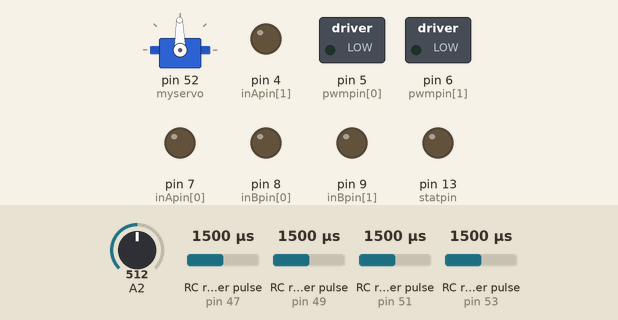
Bench run of a sketch on a simulated Arduino Mega 2560, built with avr-gcc and run on an emulated ATmega2560. Parts: servo, switched loads named in the sketch (green lamp = pin HIGH), output pins drawn as LEDs (lit = HIGH). Wiring (inferred from the names in the program): 4 × RC receiver channel: data pin 47 / data pin 49 / data pin 51 / data pin 53. Dashed ring = blinking. Inputs (shaded band) come from the test bench; at power-on: RC receiver pulse (sensors on pin 49, pin 51, pin 53, pin 47) 1500 µs, A2 = 512.

Above: at 1.2 s.
1.3 s: RC receiver pulse (sensor on pin 49) set to 1020 µs
At 2.4 s:
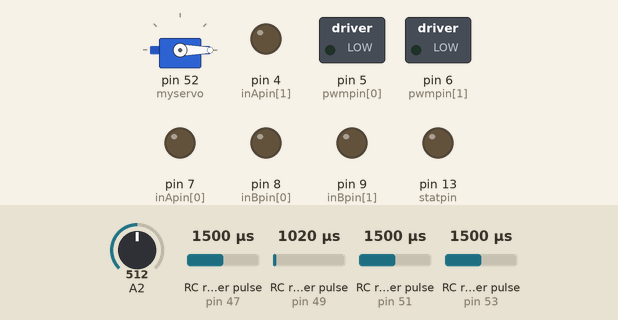
2.8 s: RC receiver pulse (sensor on pin 51) set to 1020 µs
At 3.3 s:
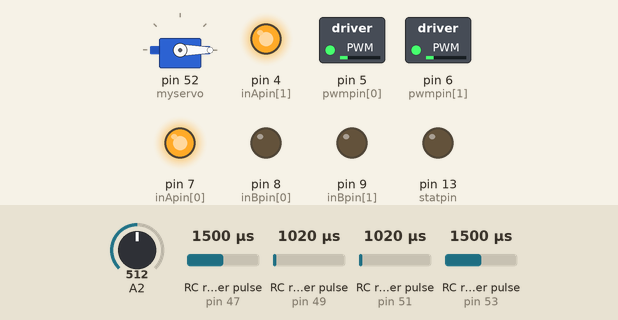
4.4 s: RC receiver pulse (sensor on pin 53) set to 1385 µs
5.9 s: RC receiver pulse (sensor on pin 53) set to 1372 µs
At 6.28 s:
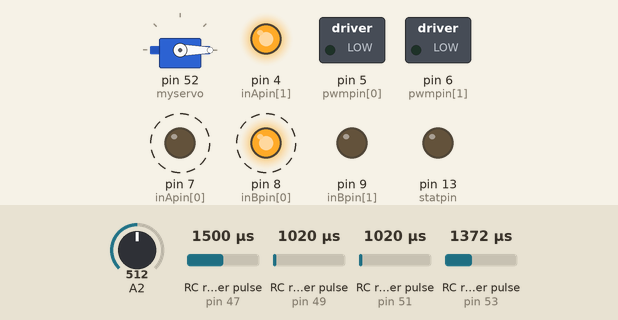
8.9 s: RC receiver pulse (sensor on pin 49) set to 1250 µs
At 9.27 s:
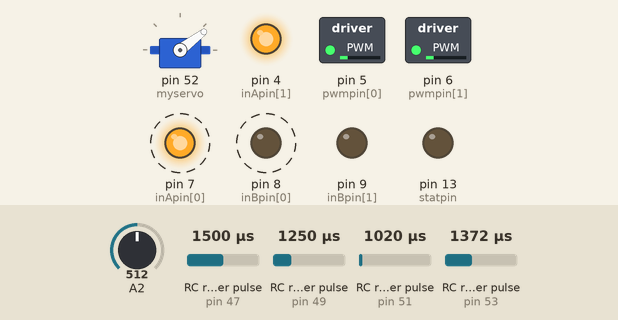
11.9 s: RC receiver pulse (sensor on pin 51) set to 1250 µs
Timing chart, 0 to 15.9 s (numbered marks = the images above; inputs shaded):
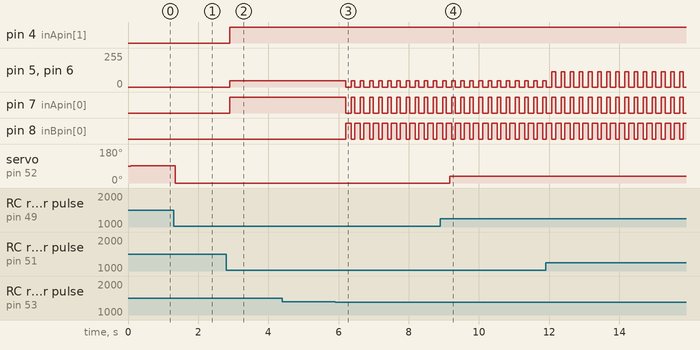

The sketch:

Mannul.ino
```cpp
#include<Servo.h>
#define BRAKEVCC 0
#define CW   1
#define CCW  2
#define BRAKEGND 3
#define CS_THRESHOLD 100

#define Min_CH4    1080
#define Center_CH4 1490
#define Max_CH4    1905

#define Min_CH3    1080
#define Max_CH3    1910

#define Min_CH2    1080
#define Center_CH2 1490
#define Max_CH2    1905

#define Min_CH1    1070
#define Center_CH1 1474
#define Max_CH1    1900

#define Error 100
Servo myservo;
int inApin[2] = {7, 4};
int inBpin[2] = {8, 9};
int pwmpin[2] = {5, 6};

int cspin[2] = {2, 3};
int enpin[2] = {0, 1};

int statpin = 13;
int ch1 = 53 ;
int ch2 = 51;
int ch3 = 49;
int ch4 = 47;


void setup()
{
  Serial.begin(9600);
  myservo.attach(52);
  pinMode(statpin, OUTPUT);

  for (int i = 0; i < 2; i++)
  {
    pinMode(inApin[i], OUTPUT);
    pinMode(inBpin[i], OUTPUT);
    pinMode(pwmpin[i], OUTPUT);
  }

  for (int i = 0; i < 2; i++)
  {
    digitalWrite(inApin[i], LOW);
    digitalWrite(inBpin[i], LOW);
  }

  pinMode(ch1, INPUT_PULLUP);
  pinMode(ch2, INPUT_PULLUP);
  pinMode(ch3, INPUT_PULLUP);
   pinMode(ch4, INPUT_PULLUP);
}

void loop()

{ int CH1 = pulseIn(ch1, HIGH);
  int CH2 = pulseIn(ch2, HIGH);
   int CH3 = pulseIn(ch3, HIGH);
  int CH4 = pulseIn(ch4, HIGH);
  int PWM_Speed; //  = 0
  if (((CH2>(Center_CH2+Error))&&(CH2<(Center_CH2-Error)))&&((CH1>(Center_CH1+Error))&&(CH1<(Center_CH1-Error))))
  {

      motorOff(0);
      motorOff(1);

  }
  else if (CH2 > (Center_CH2 + Error))
  {
    PWM_Speed = map(CH2, Center_CH2 + Error, Max_CH2, 0, 255);// map(ค่าดิบ,ค่าอยู่ในช่วงที่กด,ค่าสูงสุดของค่าดิบ,ค่าต่ำสุดที่ต้องการ (MIN),ค่าสูงสุดที่ต้องการ (MAX));
    Backword(PWM_Speed, 100);
  }
  else if (CH2 < (Center_CH2 - Error))
  {
    PWM_Speed = map(CH2, Center_CH2 - Error, Min_CH2, 0, 255);
    Forword(PWM_Speed, 100);
  }
  else if (CH1 > (Center_CH1 + Error))
  {
    PWM_Speed = map(CH1, Center_CH1 + Error, Max_CH1, 0, 150);
    Right(PWM_Speed, 100);
  }
  if (CH1 < (Center_CH1 - Error))
  {
    PWM_Speed = map(CH1, Center_CH1 - Error, Min_CH1, 0, 150);
    Left(PWM_Speed, 100);
  }
  servo_1();
  if ((analogRead(cspin[0]) < CS_THRESHOLD) && (analogRead(cspin[1]) < CS_THRESHOLD))
    digitalWrite(statpin, HIGH);
}

void motorOff(int motor)
{
  // Initialize braked
  for (int i = 0; i < 2; i++)
  {
    digitalWrite(inApin[i], LOW);
    digitalWrite(inBpin[i], LOW);
  }
  analogWrite(pwmpin[motor], 0);
}


void motorGo(uint8_t motor, uint8_t direct, uint8_t pwm){
  if (motor <= 1)
  {
    if (direct <= 4)
    {
      // Set inA[motor]
      if (direct <= 1)
        digitalWrite(inApin[motor], HIGH);
      else
        digitalWrite(inApin[motor], LOW);

      // Set inB[motor]
      if ((direct == 0) || (direct == 2))
        digitalWrite(inBpin[motor], HIGH);
      else
        digitalWrite(inBpin[motor], LOW);

      analogWrite(pwmpin[motor], pwm);
    }
  }
}
void Forword(int Speed, int Time){
  motorGo(0, CW, Speed);
  motorGo(1, CW, Speed);
  delay(Time);
}
void Backword(int Speed, int Time)
{
  motorGo(0, CCW, Speed);
  motorGo(1, CCW, Speed);
  delay(Time);
}
void Right(int Speed, int Time)
{
  motorGo(0, CW, Speed);
  motorGo(1, CCW, Speed);
  delay(Time);
}
void Left(int Speed, int Time)
{
  motorGo(0, CCW, Speed);
  motorGo(1, CW, Speed);
  delay(Time);
}
void servo_1()
{
  int CH3 = pulseIn(ch3, HIGH);
  int degree = map(CH3, Min_CH3, Max_CH3, 0, 180);
  myservo.write(degree);
}
```

Measured:
- the behaviour switches between 1373 and 1372 µs on RC receiver pulse (sensor on pin 53) (found by bisection; images 2 and 3)
- after the input at 1.3 s, servo on pin 52 (myservo): 91° → 0° at once
- after the input at 2.8 s, pin 4 (inApin[1]), pin 7 (inApin[0]): LOW → HIGH after 0.10 s; pin 5 (pwmpin[0]), pin 6 (pwmpin[1]): 0/255 → 47/255 after 0.10 s
- after the input at 4.4 s, every drawn part: stays the same
- after the input at 5.9 s, pin 5 (pwmpin[0]), pin 6 (pwmpin[1]): alternates 47/255 for 0.10 s and 0/255 for 0.16 s, starting after 0.30 s; pin 7 (inApin[0]): alternates HIGH for 0.10 s and LOW for 0.16 s, starting after 0.30 s; pin 8 (inBpin[0]): alternates HIGH for 0.16 s and LOW for 0.10 s, starting after 0.30 s
- after the input at 8.9 s, servo on pin 52 (myservo): 0° → 37° after 0.26 s
